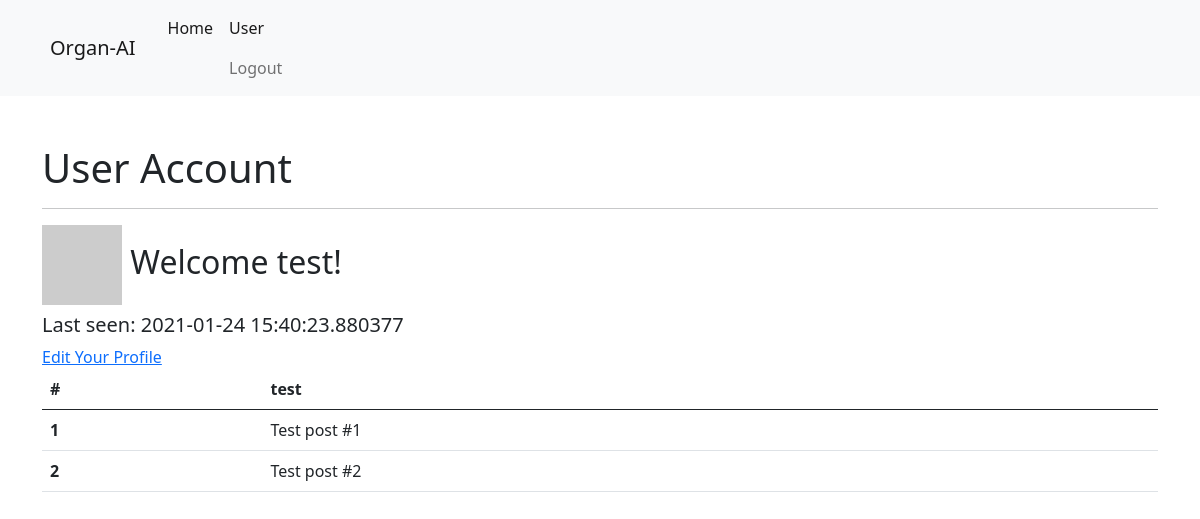
The app's page /user/test (signed in), older data.
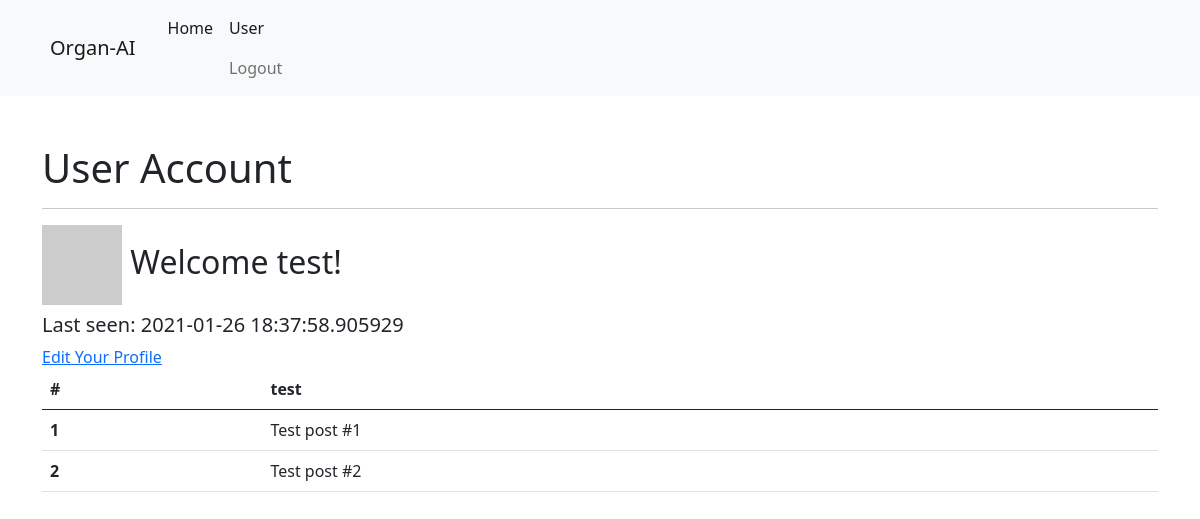
The same page, newer data.
### app/models.py (models this page shows, shortened)
class User(UserMixin, db.Model):
    id = db.Column(db.Integer, primary_key=True)  # primary key
    username = db.Column(db.String(64), index=True, unique=True)  # we can search user by usernames
    email = db.Column(db.String(120), index=True, unique=True)  # we can email user by usernames
    password_hash = db.Column(db.String(128))
    posts = db.relation('Post', backref='author', lazy='dynamic')  # Define relation between User and Post class
    about_me = db.Column(db.String(140))
    last_seen = db.Column(db.DateTime, default=datetime.utcnow)
    followed = db.relationship(
        'User', secondary=followers,
        primaryjoin=(followers.c.follower_id == id),  # left side
        secondaryjoin=(followers.c.followed_id == id),  # right side
        backref=db.backref('followers', lazy='dynamic'),  # right side
        lazy='dynamic'  # left side
    )
    def __repr__(self):
        return '<User {}>'.format(self.username)
    def avatar(self, size):
        digest = md5(self.email.lower().encode('utf-8')).hexdigest()
        return 'https://www.gravatar.com/avatar/{}?d=identicon&s={}'.format(
            digest, size
        )

### app/routes.py (the view)
@app.route('/user/<username>', methods=['GET'])
@login_required
def user(username):
    user = User.query.filter_by(username=username).first_or_404()
    posts = [
        {'author': user, 'body': 'Test post #1'},
        {'author': user, 'body': 'Test post #2'}
    ]
    return render_template('user.html', user=user, posts=posts)

### app/models.py (called while the page is built)
@login.user_loader
def load_user(id):
    return User.query.get(int(id))

### app/routes.py (called while the page is built)
@app.before_request
def before_request():
    if current_user.is_authenticated:
        current_user.last_seen = datetime.utcnow()
        db.session.commit()

### app/templates/user.html
{% extends "base.html" %}
{% block content %}
<h1> User Account</h1>
<hr>
<h2><img src="{{ user.avatar(128) }}"> Welcome {{ user.username }}!</h2>
<h5> Last seen: {{ user.last_seen }}</h5>
{% if user == current_user %}
    <a href="{{ url_for('edit_profile', username=current_user.username)}}">Edit Your Profile</a>
{% endif %}
<table class="table">
    <thead>
        <tr>
            <th scope="col">#</th>
            <th scope="col">{{ user.username }}</th>
        </tr>
    </thead>
    <tbody>
        {% for post in posts %}
            <tr>
              <th scope="row">{{loop.index}}</th>
              <td>{{ post.body }}</td>
            </tr>
        {% endfor %}
    </tbody>
</table>
{% endblock %}

### app/templates/base.html (shortened to what this page needs)
<!DOCTYPE html>
<html lang="en">
<head>
    <link rel="stylesheet" href="https://stackpath.bootstrapcdn.com/bootstrap/5.0.0-alpha2/css/bootstrap.min.css">
</head>
<body>
    <nav class="navbar navbar-expand-lg navbar-light bg-light p-2" role="navigation">
        <div class="container">
            <a class="navbar-brand p-2" href="{{ url_for('index') }}">Organ-AI</a>
            <div class="collapse navbar-collapse navbar-left" id="navbarSupportedContent">
                <ul class="navbar-nav me-auto mb-2 mb-lg-0">
                    <li class="nav-item">
                        <a class="nav-link active" href="{{ url_for('index') }}">Home</a>
                    </li>
                    <li>
                        {% if current_user.is_anonymous %}
                            <a class="nav-link active" href="{{ url_for('login') }}">Login</a>
                        {% else %}
                            <a class="nav-link active" href="{{ url_for('user', username=current_user) }}">User</a>
                            <a class="nav-link" href="{{ url_for('logout') }}">Logout</a>
                        {% endif %}
                    </li>
                </ul>
            </div>
        </div>
    </nav>
    <div class="container">
        <br>
        <br>
        {% block content%}
        {% endblock %}
    </div>
</body>
</html>

Row changes from the older to the newer data that the page shows:
changed User "test": last_seen "2021-01-24 15:40:23.880377" → "2021-01-26 18:37:58.905929"
